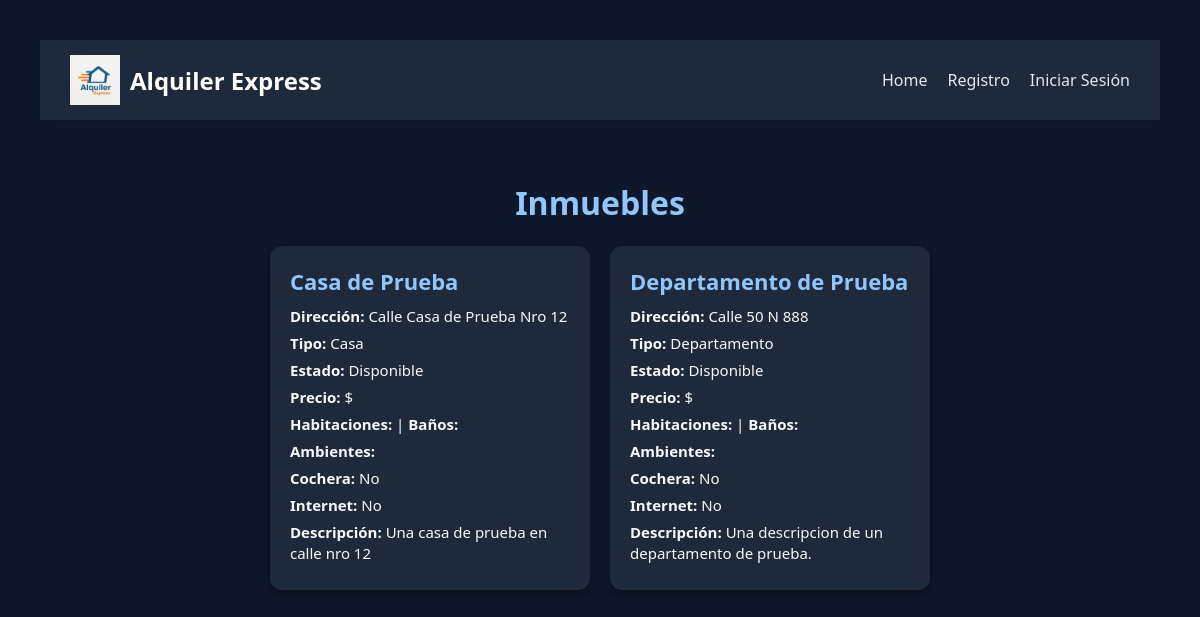
The app's page /inmuebles/listaInmuebles/ with its own data.
### gestion_inmuebles/models.py (models this page shows)
class Inmueble(models.Model):
    nombre = models.CharField(max_length=100)
    direccion = models.CharField(max_length=200)
    descripcion = models.TextField(blank=True)
    tipo = models.CharField(default='Casa', choices=[
        ('Casa', 'Casa'),
        ('Departamento', 'Departamento'),
        ('Local', 'Local'),
        ('Otro', 'Otro'),
    ])
    politica_cancelacion = models.TextField(blank=True)
    estado = models.CharField(default='Disponible', choices=[
        ('Disponible', 'Disponible'),
        ('No_disponible', 'No disponible'),
        ('Mantenimiento', 'En mantenimiento'),
    ])
    Precio = models.DecimalField(max_digits=10, decimal_places=2)
    Tiempo = models.CharField(default='-', choices=[
        ('Por_hora', 'Por hora'),
        ('Por_dia', 'Por día'),
        ('Por_semana', 'Por semana'),
        ('Por_mes', 'Por mes'),
        ('Por_noche', 'Por noche'),
    ]
    )
    imagen = models.ImageField(upload_to='inmuebles/', blank=True, null=True)
    superficie = models.IntegerField(default=0)

### gestion_inmuebles/views.py (the view)
# urls.py: path('listaInmuebles/', views.listarInmuebles, name='listaInmuebles'),
def listarInmuebles(request):
    inmuebles = Inmueble.objects.all()  # Esto sería el equivalente a SELECT * FROM inmueble
    return render(request, 'gestion_inmuebles/listaInmuebles.html', {'inmuebles': inmuebles})

### templates/gestion_inmuebles/listaInmuebles.html (shortened to what this page needs)
{% extends 'base.html' %}
{% load static %}
{% block content %}
<!DOCTYPE html>
<html lang="es">
<head>
    <link rel="stylesheet" href="{% static 'styles/listaInmuebles.css' %}">
</head>
<body>
    <div class="titulo">
        <h1>Inmuebles</h1>
    </div>
    <div class="container">
        {% for inmueble in inmuebles %}
        <div class="card">
            <div class="card-content">
                <h2>{{ inmueble.nombre }}</h2>
                <p><strong>Dirección:</strong> {{ inmueble.direccion }}</p>
                <p><strong>Tipo:</strong> {{ inmueble.get_tipo_display }}</p>
                <p><strong>Estado:</strong> {{ inmueble.get_estado_display }}</p>
                <p><strong>Precio:</strong> ${{ inmueble.precio }}</p>
                <p><strong>Habitaciones:</strong> {{ inmueble.habitaciones }} | <strong>Baños:</strong> {{ inmueble.banios }}</p>
                <p><strong>Ambientes:</strong> {{ inmueble.ambientes }}</p>
                <p><strong>Cochera:</strong> {{ inmueble.posee_cochera|yesno:"Sí,No" }}</p>
                <p><strong>Internet:</strong> {{ inmueble.tiene_internet|yesno:"Sí,No" }}</p>
                {% if inmueble.descripcion %}
                <p><strong>Descripción:</strong> {{ inmueble.descripcion }}</p>
                {% endif %}
            </div>
        </div>
        {% empty %}
        <p>No hay inmuebles disponibles.</p>
        {% endfor %}
    </div>
</body>
</html>
{% endblock %}

### static/styles/base.css (style rules this page uses)
body { margin: 0; font-family: 'Segoe UI', sans-serif; background-color: #f4f4f4; }

### static/styles/listaInmuebles.css (style rules this page uses)
body { font-family: 'Segoe UI', sans-serif; background-color: #0f172a; color: #f8fafc; margin: 0; padding: 40px; }
.titulo { font: 'Segoe UI', sans-serif; color: #93c5fd; text-align: center; }
.container { display: flex; flex-wrap: wrap; justify-content: center; gap: 20px; }
.card { background-color: #1e293b; border-radius: 12px; box-shadow: 0 4px 12px rgba(0, 0, 0, 0.4); overflow: hidden; width: 320px; transition: transform 0.2s ease; }
.card-content { padding: 20px; }
.card h2 { margin-top: 0; margin-bottom: 10px; font-size: 22px; color: #93c5fd; }
.card p { margin: 6px 0; font-size: 15px; line-height: 1.4; }

### records on screen
Inmueble: nombre "Casa de Prueba", direccion "Calle Casa de Prueba Nro 12", tipo "Casa", estado "Disponible", posee_cochera "No", tiene_internet "No", descripcion "Una casa de prueba en calle nro 12"
Inmueble: nombre "Departamento de Prueba", direccion "Calle 50 N 888", tipo "Departamento", estado "Disponible", posee_cochera "No", tiene_internet "No", descripcion "Una descripcion de un departamento de prueba."
